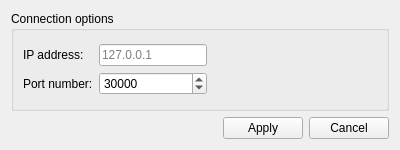
<?xml version="1.0" encoding="UTF-8"?>
<ui version="4.0">
 <class>ConnectionOptions</class>
 <widget class="QWidget" name="ConnectionOptions">
  <property name="geometry">
   <rect>
    <x>0</x>
    <y>0</y>
    <width>400</width>
    <height>150</height>
   </rect>
  </property>
  <property name="sizePolicy">
   <sizepolicy hsizetype="Preferred" vsizetype="Fixed">
    <horstretch>0</horstretch>
    <verstretch>0</verstretch>
   </sizepolicy>
  </property>
  <property name="minimumSize">
   <size>
    <width>400</width>
    <height>150</height>
   </size>
  </property>
  <property name="windowTitle">
   <string>Connect to Device</string>
  </property>
  <layout class="QVBoxLayout" name="verticalLayout">
   <item>
    <widget class="QGroupBox" name="optionsGroupBox">
     <property name="sizePolicy">
      <sizepolicy hsizetype="Preferred" vsizetype="Expanding">
       <horstretch>0</horstretch>
       <verstretch>0</verstretch>
      </sizepolicy>
     </property>
     <property name="title">
      <string>Connection options</string>
     </property>
     <layout class="QVBoxLayout" name="verticalLayout_2">
      <item>
       <layout class="QGridLayout" name="gridLayout">
        <item row="0" column="0">
         <widget class="QLabel" name="addressLabel">
          <property name="text">
           <string>IP address:</string>
          </property>
         </widget>
        </item>
        <item row="0" column="1">
         <widget class="QLineEdit" name="addressLineEdit">
          <property name="sizePolicy">
           <sizepolicy hsizetype="Preferred" vsizetype="Fixed">
            <horstretch>0</horstretch>
            <verstretch>0</verstretch>
           </sizepolicy>
          </property>
          <property name="alignment">
           <set>Qt::AlignLeading|Qt::AlignLeft|Qt::AlignVCenter</set>
          </property>
          <property name="placeholderText">
           <string>127.0.0.1</string>
          </property>
         </widget>
        </item>
        <item row="1" column="0">
         <widget class="QLabel" name="portLabel">
          <property name="text">
           <string>Port number:</string>
          </property>
         </widget>
        </item>
        <item row="1" column="1">
         <widget class="QSpinBox" name="portSpinBox">
          <property name="sizePolicy">
           <sizepolicy hsizetype="Preferred" vsizetype="Fixed">
            <horstretch>0</horstretch>
            <verstretch>0</verstretch>
           </sizepolicy>
          </property>
          <property name="alignment">
           <set>Qt::AlignLeading|Qt::AlignLeft|Qt::AlignVCenter</set>
          </property>
          <property name="minimum">
           <number>1</number>
          </property>
          <property name="maximum">
           <number>65535</number>
          </property>
          <property name="value">
           <number>30000</number>
          </property>
         </widget>
        </item>
        <item row="1" column="2">
         <spacer name="horizontalSpacer_2">
          <property name="orientation">
           <enum>Qt::Horizontal</enum>
          </property>
          <property name="sizeType">
           <enum>QSizePolicy::Expanding</enum>
          </property>
          <property name="sizeHint" stdset="0">
           <size>
            <width>40</width>
            <height>20</height>
           </size>
          </property>
         </spacer>
        </item>
        <item row="0" column="2">
         <widget class="QLabel" name="errorLabel">
          <property name="text">
           <string/>
          </property>
         </widget>
        </item>
       </layout>
      </item>
     </layout>
    </widget>
   </item>
   <item>
    <layout class="QHBoxLayout" name="horizontalLayout">
     <item>
      <spacer name="horizontalSpacer">
       <property name="orientation">
        <enum>Qt::Horizontal</enum>
       </property>
       <property name="sizeHint" stdset="0">
        <size>
         <width>40</width>
         <height>20</height>
        </size>
       </property>
      </spacer>
     </item>
     <item>
      <widget class="QPushButton" name="applyButton">
       <property name="text">
        <string>Apply</string>
       </property>
      </widget>
     </item>
     <item>
      <widget class="QPushButton" name="cancelButton">
       <property name="text">
        <string>Cancel</string>
       </property>
      </widget>
     </item>
    </layout>
   </item>
  </layout>
 </widget>
 <resources/>
 <connections/>
</ui>
